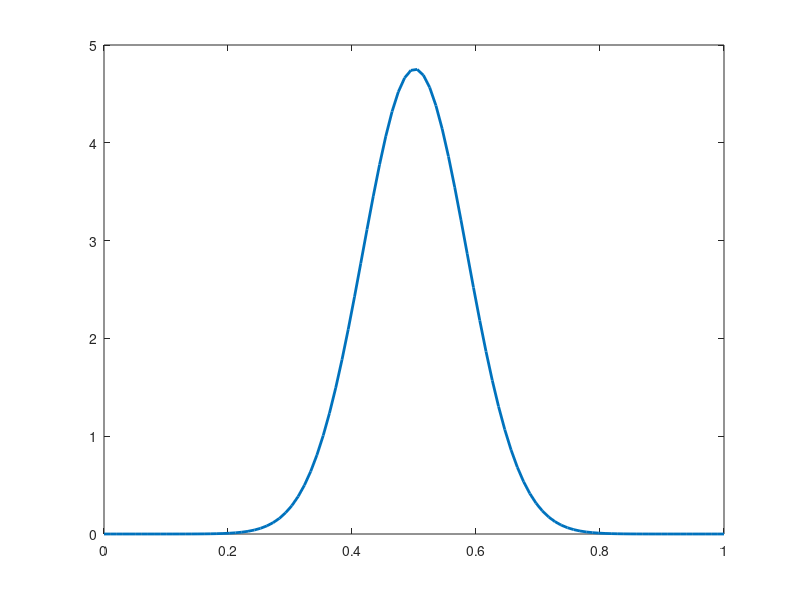

The MATLAB script that drew this image:
a=textread('linear_congruential.txt');
x=linspace(0,1);
y=pdf('Normal',x,0.5014,0.0839);
plot(x,y,'LineWidth',2)
mu=mean(a)
sigma=var(a)
